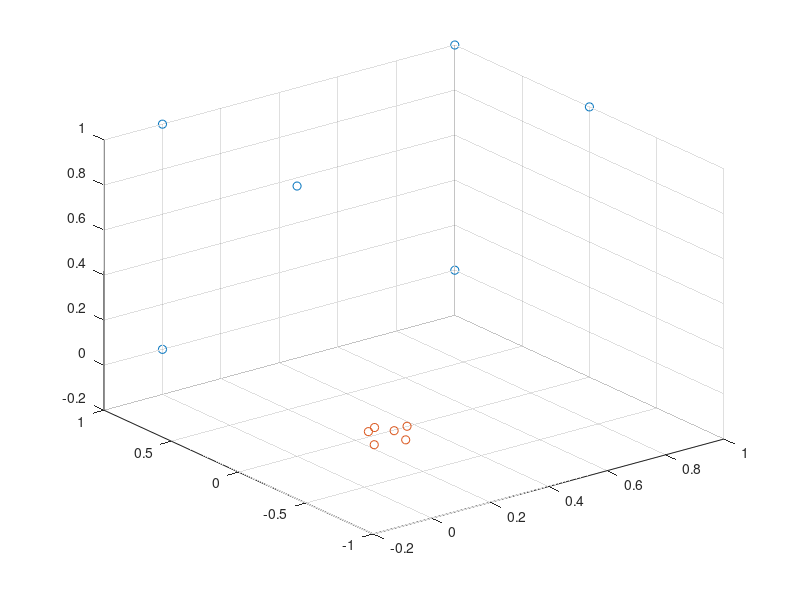
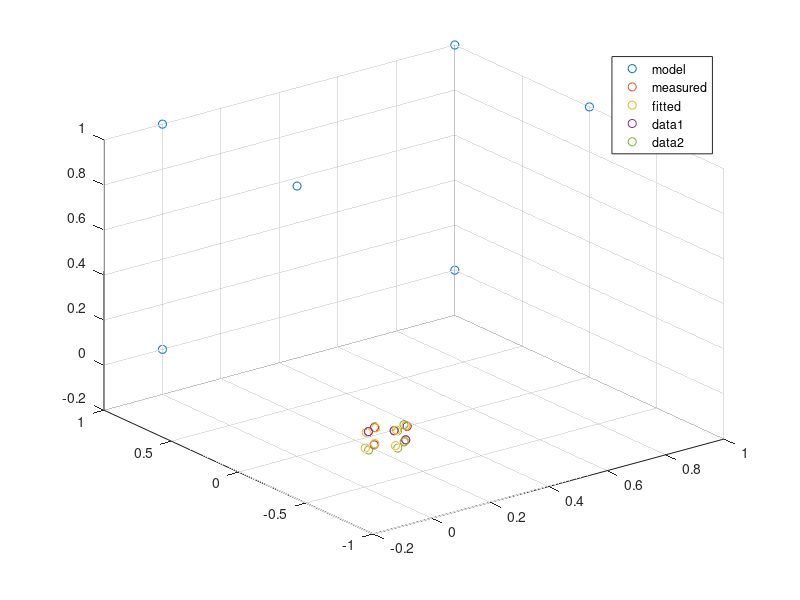

Source code (MATLAB) for these figures, in order:
%%
%define reference points 
B_full = [  1   1   1   1   0   0   0   0;  
            1   1   0   0   1   1   0   0;
            1   0   1   0   1   0   1   0;
            1   1   1   1   1   1   1   1];
 

B = B_full(:,[1, 3, 5, 7, 2, 6]);

%scaled parameters
A = [0.1    0.042    0.021    -0.023     0.1       0.02;
    -0.6    -0.63   -0.53   -0.58     -0.59    -0.53;  
    0.063    0.072    0.066    0.077    0.0         -0.01;
    1       1       1       1       1           1];

%%
%scatter points
scatter3(B(1,:), B(2,:), B(3,:));
hold on
scatter3(A(1,:), A(2,:), A(3,:));
%%
%Test SVD
[U, S, V] = svd(A');

S_zero = S==0;
s_man = S_zero + S;
s_inv =  (S~=0)./s_man;
A_inv = V * s_inv' * U';

%alternatively 
A_inv = pinv(A')

transformation_ba = (A_inv * B')';

unscaled_R_ba = transformation_ba(1:3,1:3);
unscaled_T_ba = transformation_ba(1:3,4);

estimated_scale_x = 1/norm(unscaled_R_ba(1,:));
estimated_scale_y = 1/norm(unscaled_R_ba(2,:));
estimated_scale_z = 1/norm(unscaled_R_ba(3,:));

R_ba = [estimated_scale_x; estimated_scale_y; estimated_scale_z] .* unscaled_R_ba
T_ba = [estimated_scale_x; estimated_scale_y; estimated_scale_z] .* unscaled_T_ba

%%
%plot points after transformation 
figure()
scatter3(B(1,:), B(2,:), B(3,:));
hold on
scatter3(A(1,:), A(2,:), A(3,:));

%transofomed B
estimated_R_ab = transpose(R_ba);
estimated_T_ab = -estimated_R_ab * T_ba;

estimated_B_scaled = B_full;
estimated_B_scaled(1,:) = estimated_scale_x*estimated_B_scaled(1,:);
estimated_B_scaled(2,:) = estimated_scale_y*estimated_B_scaled(2,:);
estimated_B_scaled(3,:) = estimated_scale_z*estimated_B_scaled(3,:);
%%
estimated_transformation_ab = [estimated_R_ab, estimated_T_ab; 0 0 0 1];
fitted_model = inv(transformation_ba) * B_full;
%fitted_model = estimated_transformation_ab * estimated_B_scaled;
scatter3(fitted_model(1,:), fitted_model(2,:), fitted_model(3,:));

legend('model', 'measured', 'fitted')

%%
%unscaled transformation
% scaled_transformation_ba = [estimated_scale_x; estimated_scale_y; estimated_scale_z; 1] .* transformation_ba
% 
% transformation_ab = inv(scaled_transformation_ba)
% 
% %%
% %normalize in target frame
% estimated_transformation_ab_ = inv(transformation_ba)
% 
% unscaled_R_ab = transformation_ab(1:3,1:3);
% unscaled_T_ab = transformation_ab(1:3,4);
% 
% estimated_scale_x = 1/norm(unscaled_R_ab(1,:));
% estimated_scale_y = 1/norm(unscaled_R_ab(2,:));
% estimated_scale_z = 1/norm(unscaled_R_ab(3,:));
% 
% R_ab = [estimated_scale_x; estimated_scale_y; estimated_scale_z] .* unscaled_R_ab;
% T_ab = [estimated_scale_x; estimated_scale_y; estimated_scale_z] .* unscaled_T_ab;
% 
% estimated_transformation_ab = eye(4); 
% estimated_transformation_ab(1:3, 1:3) = R_ab;
% estimated_transformation_ab(1:3, 4) = T_ab;
% 
% 
% fitted_model = estimated_transformation_ab * estimated_B_scaled;
% scatter3(fitted_model(1,:), fitted_model(2,:), fitted_model(3,:));
% 
% legend('model', 'measured', 'fitted')

%%
%test SVD approach of https://ieeexplore-ieee-org.libconnect.ku.ac.ae/stamp/stamp.jsp?tp=&arnumber=88573
%this implementation assumes known scaling
scaled_x = 0.1;
scaled_y = 0.07;
scaled_z = 0.08;

B_scaled = B;
B_scaled(1,:) = scaled_x*B_scaled(1,:);
B_scaled(2,:) = scaled_y*B_scaled(2,:);
B_scaled(3,:) = scaled_z*B_scaled(3,:);

mu_A = sum(A(1:3,:), 2) / size(A,2);
mu_B = sum(B_scaled(1:3,:), 2) / size(B_scaled,2);

sigma2_A = norm(A(1:3,:) - mu_A)^2 / size(A,2);
sigma2_B = norm(B_scaled(1:3,:) - mu_B)^2 / size(B_scaled,2);

SIGMA_AB =  (A(1:3,:) - mu_A) * (B_scaled(1:3,:) - mu_B)' / size(A,2);

[U, sing, V] = svd(SIGMA_AB);

S = eye(size(U,2));
if det(SIGMA_AB) < 0
    S(end,end) = -1;
end

R_ab = U * S * V';
c = trace(sing*S) / (2*sigma2_B); 
T_ab = mu_A - c * R_ab * mu_B;

transformed_B = c * R_ab * diag([scaled_x, scaled_y, scaled_z]) * B_full(1:3,:) + T_ab;

scatter3(A(1,:),A(2,:),A(3,:))
hold on
scatter3(transformed_B(1,:),transformed_B(2,:),transformed_B(3,:))


